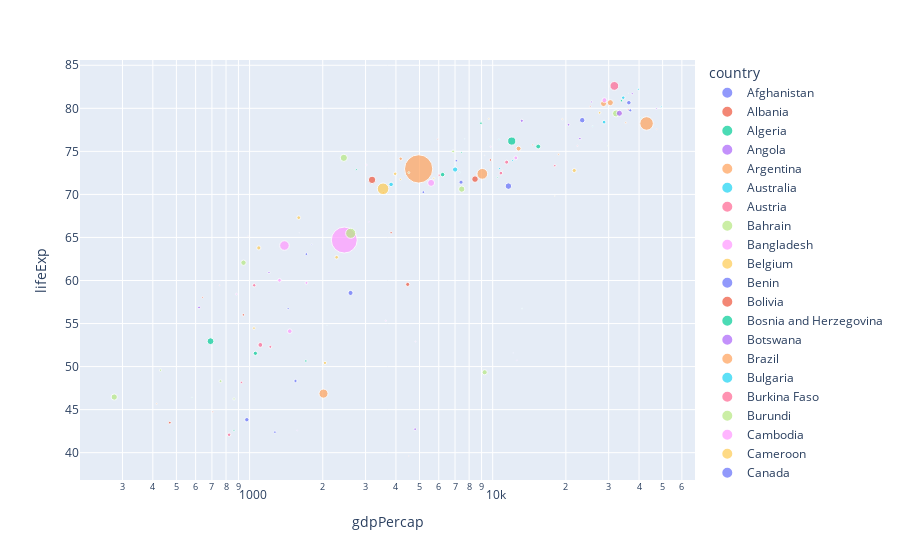

Notebook code cell kept with this figure:
### Code cell
# Limit to the year 2007
px.scatter(gapminder.query('year == 2007'), x = 'gdpPercap', y = 'lifeExp', color = 'country', size = 'pop',
          log_x = True)
